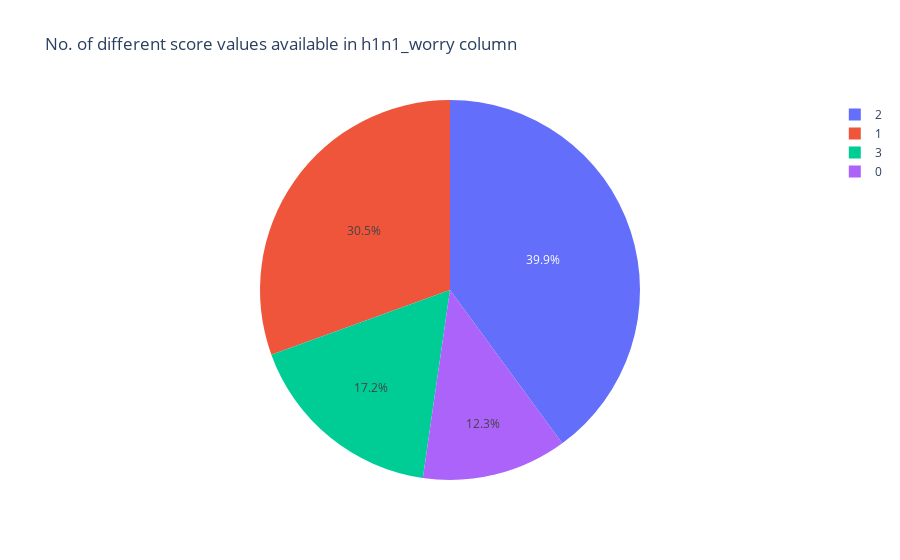

The notebook cell this image was saved under:
### Code cell
## To see how many different values inside 1 columns

quality_counts = data_frame['h1n1_worry'].value_counts().reset_index()
quality_counts.columns = ['h1n1_worry', 'Count']
# Creating a pie chart
fig = px.pie(quality_counts, values='Count', names='h1n1_worry', title='No. of different score values available in h1n1_worry column')
fig.show()

### Figure 1 — Plotly figure (JSON) as saved in the notebook; plotly's stock layout.template omitted (floating-point values rounded to 4 significant figures)
{"data": [{"domain": {"x": [0, 1], "y": [0, 1]}, "hovertemplate": "h1n1_worry=%{label}<br>Count=%{value}<extra></extra>", "labels": [2, 1, 3, 0], "legendgroup": "", "name": "", "showlegend": true, "type": "pie", "values": [10667, 8153, 4591, 3296]}], "layout": {"legend": {"tracegroupgap": 0}, "title": {"text": "No. of different score values available in h1n1_worry column"}}}
